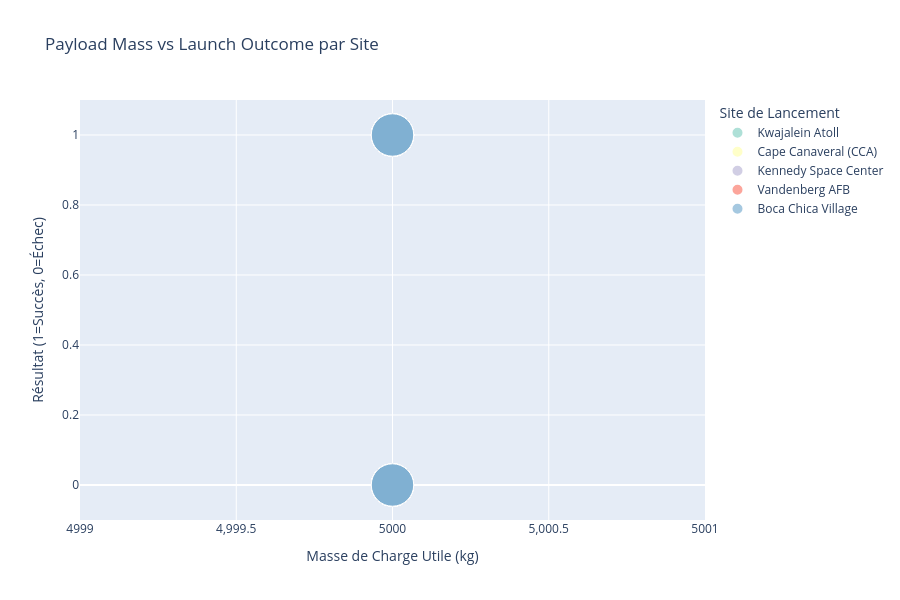
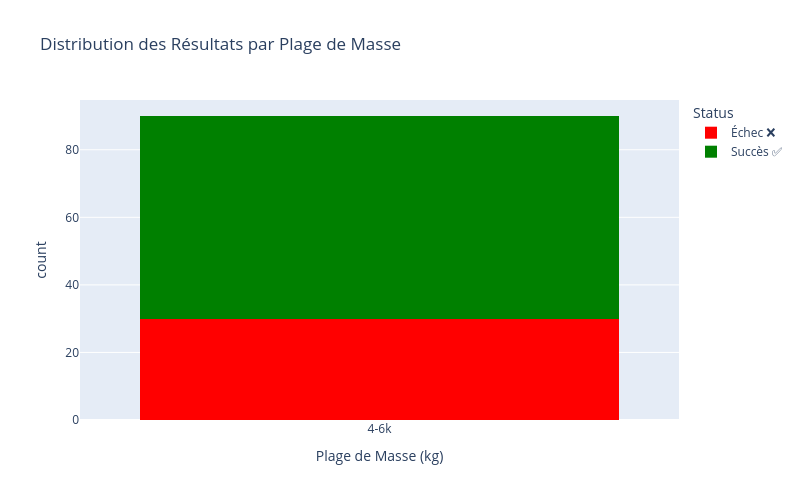

Here is the notebook cell these charts were saved with, in order:
### Code cell
# ============================================
# SCATTER PLOT INTERACTIF AVEC PLOTLY
# ============================================

import plotly.express as px
import plotly.graph_objects as go

print("\n" + "="*60)
print("📊 SCATTER PLOT INTERACTIF - Plotly")
print("="*60)

# --- 1. Préparer les données ---
scatter_data = data_falcon9.dropna(subset=['PayloadMass', 'landing_success', 'LaunchSite']).copy()
scatter_data['Status'] = scatter_data['landing_success'].map({1: 'Succès ✅', 0: 'Échec ❌'})

# --- 2. Créer le Scatter Plot interactif ---
fig = px.scatter(
    scatter_data,
    x='PayloadMass',
    y='landing_success',
    color='LaunchSite',
    size='PayloadMass',
    hover_data=['FlightNumber', 'Date', 'Orbit', 'BoosterVersion'],
    title='Payload Mass vs Launch Outcome par Site',
    labels={
        'PayloadMass': 'Masse de Charge Utile (kg)',
        'landing_success': 'Résultat (1=Succès, 0=Échec)',
        'LaunchSite': 'Site de Lancement'
    },
    color_discrete_sequence=px.colors.qualitative.Set3,
    size_max=30,
    opacity=0.7
)

fig.update_layout(
    height=600,
    width=900,
    yaxis=dict(range=[-0.1, 1.1]),
    xaxis=dict(title='Masse de Charge Utile (kg)'),
    showlegend=True
)

fig.show()

# --- 3. Graphique par plage de masse ---
# Ajouter une colonne de plage de masse
mass_bins = [0, 2000, 4000, 6000, 8000, 10000, 15000]
mass_labels = ['0-2k', '2-4k', '4-6k', '6-8k', '8-10k', '10-15k']
scatter_data['Mass_Range'] = pd.cut(scatter_data['PayloadMass'], bins=mass_bins, labels=mass_labels, right=False)

fig2 = px.histogram(
    scatter_data,
    x='Mass_Range',
    color='Status',
    title='Distribution des Résultats par Plage de Masse',
    labels={'Mass_Range': 'Plage de Masse (kg)', 'count': 'Nombre de Lancements'},
    color_discrete_map={'Succès ✅': 'green', 'Échec ❌': 'red'},
    barmode='stack'
)

fig2.update_layout(height=500, width=800, showlegend=True)
fig2.show()

### Figure 1 — Plotly figure (JSON) as saved in the notebook; plotly's stock layout.template omitted (floating-point values rounded to 4 significant figures)
{"data": [{"customdata": [[1, "2010-06-04T00:00:00", null, "Falcon 9"], [2, "2012-05-22T00:00:00", null, "Falcon 9"], [3, "2013-03-01T00:00:00", null, "Falcon 9"], [4, "2013-09-29T00:00:00", null, "Falcon 9"]], "hovertemplate": "Site de Lancement=Kwajalein Atoll<br>Masse de Charge Utile (kg)=%{marker.size}<br>Résultat (1=Succès, 0=Échec)=%{y}<br>FlightNumber=%{customdata[0]}<br>Date=%{customdata[1]}<br>Orbit=%{customdata[2]}<br>BoosterVersion=%{customdata[3]}<extra></extra>", "legendgroup": "Kwajalein Atoll", "marker": {"color": "rgb(141,211,199)", "opacity": 0.7, "size": [5000.0, 5000.0, 5000.0, 5000.0], "sizemode": "area", "sizeref": 5.556, "symbol": "circle"}, "mode": "markers", "name": "Kwajalein Atoll", "orientation": "v", "showlegend": true, "type": "scatter", "x": [5000.0, 5000.0, 5000.0, 5000.0], "xaxis": "x", "y": [0.0, 0.0, 0.0, 0.0], "yaxis": "y"}, {"customdata": [[5, "2013-12-03T00:00:00", null, "Falcon 9"], [6, "2014-01-06T00:00:00", null, "Falcon 9"], [7, "2014-04-18T00:00:00", null, "Falcon 9"], [8, "2014-07-14T00:00:00", null, "Falcon 9"], [9, "2014-08-05T00:00:00", null, "Falcon 9"], [10, "2014-09-07T00:00:00", null, "Falcon 9"], [11, "2014-09-21T00:00:00", null, "Falcon 9"], [12, "2015-01-10T00:00:00", null, "Falcon 9"], [13, "2015-02-11T00:00:00", null, "Falcon 9"], [14, "2015-04-14T00:00:00", null, "Falcon 9"], [15, "2015-04-27T00:00:00", null, "Falcon 9"], [16, "2015-06-28T00:00:00", null, "Falcon 9"], [17, "2015-12-22T00:00:00", null, "Falcon 9"], [18, "2016-01-17T00:00:00", null, "Falcon 9"], [19, "2016-03-04T00:00:00", null, "Falcon 9"], [20, "2016-04-08T00:00:00", null, "Falcon 9"], [21, "2016-05-06T00:00:00", null, "Falcon 9"], [22, "2016-05-27T00:00:00", null, "Falcon 9"], [23, "2016-07-18T00:00:00", null, "Falcon 9"], [24, "2016-08-14T00:00:00", null, "Falcon 9"], [25, "2016-09-01T00:00:00", null, "Falcon 9"], [26, "2017-01-14T00:00:00", null, "Falcon 9"], [27, "2017-02-19T00:00:00", null, "Falcon 9"], [28, "2017-03-16T00:00:00", null, "Falcon 9"], [29, "2017-03-30T00:00:00", null, "Falcon 9"], [30, "2017-05-01T00:00:00", null, "Falcon 9"]], "hovertemplate": "Site de Lancement=Cape Canaveral (CCA)<br>Masse de Charge Utile (kg)=%{marker.size}<br>Résultat (1=Succès, 0=Échec)=%{y}<br>FlightNumber=%{customdata[0]}<br>Date=%{customdata[1]}<br>Orbit=%{customdata[2]}<br>BoosterVersion=%{customdata[3]}<extra></extra>", "legendgroup": "Cape Canaveral (CCA)", "marker": {"color": "rgb(255,255,179)", "opacity": 0.7, "size": [5000.0, 5000.0, 5000.0, 5000.0, 5000.0, 5000.0, 5000.0, 5000.0, 5000.0, 5000.0, 5000.0, 5000.0, 5000.0, 5000.0, 5000.0, 5000.0, 5000.0, 5000.0, 5000.0, 5000.0, 5000.0, 5000.0, 5000.0, 5000.0, 5000.0, 5000.0], "sizemode": "area", "sizeref": 5.556, "symbol": "circle"}, "mode": "markers", "name": "Cape Canaveral (CCA)", "orientation": "v", "showlegend": true, "type": "scatter", "x": [5000.0, 5000.0, 5000.0, 5000.0, 5000.0, 5000.0, 5000.0, 5000.0, 5000.0, 5000.0, 5000.0, 5000.0, 5000.0, 5000.0, 5000.0, 5000.0, 5000.0, 5000.0, 5000.0, 5000.0, 5000.0, 5000.0, 5000.0, 5000.0, 5000.0, 5000.0], "xaxis": "x", "y": [0.0, 0.0, 1.0, 1.0, 0.0, 0.0, 0.0, 0.0, 1.0, 0.0, 0.0, 0.0, 1.0, 0.0, 0.0, 1.0, 1.0, 1.0, 1.0, 1.0, 0.0, 1.0, 1.0, 0.0, 1.0, 1.0], "yaxis": "y"}, {"customdata": [[31, "2017-05-15T00:00:00", null, "Falcon 9"], [32, "2017-06-03T00:00:00", null, "Falcon 9"], [33, "2017-06-23T00:00:00", null, "Falcon 9"], [34, "2017-06-25T00:00:00", null, "Falcon 9"], [35, "2017-07-05T00:00:00", null, "Falcon 9"], [36, "2017-08-14T00:00:00", null, "Falcon 9"], [37, "2017-08-24T00:00:00", null, "Falcon 9"], [38, "2017-09-07T00:00:00", null, "Falcon 9"], [39, "2017-10-09T00:00:00", null, "Falcon 9"], [40, "2017-10-11T00:00:00", null, "Falcon 9"], [41, "2017-10-30T00:00:00", null, "Falcon 9"], [42, "2017-12-15T00:00:00", null, "Falcon 9"], [43, "2017-12-23T00:00:00", null, "Falcon 9"], [44, "2018-01-08T00:00:00", null, "Falcon 9"], [45, "2018-01-31T00:00:00", null, "Falcon 9"]], "hovertemplate": "Site de Lancement=Kennedy Space Center<br>Masse de Charge Utile (kg)=%{marker.size}<br>Résultat (1=Succès, 0=Échec)=%{y}<br>FlightNumber=%{customdata[0]}<br>Date=%{customdata[1]}<br>Orbit=%{customdata[2]}<br>BoosterVersion=%{customdata[3]}<extra></extra>", "legendgroup": "Kennedy Space Center", "marker": {"color": "rgb(190,186,218)", "opacity": 0.7, "size": [5000.0, 5000.0, 5000.0, 5000.0, 5000.0, 5000.0, 5000.0, 5000.0, 5000.0, 5000.0, 5000.0, 5000.0, 5000.0, 5000.0, 5000.0], "sizemode": "area", "sizeref": 5.556, "symbol": "circle"}, "mode": "markers", "name": "Kennedy Space Center", "orientation": "v", "showlegend": true, "type": "scatter", "x": [5000.0, 5000.0, 5000.0, 5000.0, 5000.0, 5000.0, 5000.0, 5000.0, 5000.0, 5000.0, 5000.0, 5000.0, 5000.0, 5000.0, 5000.0], "xaxis": "x", "y": [0.0, 1.0, 1.0, 1.0, 0.0, 1.0, 1.0, 1.0, 1.0, 1.0, 1.0, 1.0, 1.0, 1.0, 1.0], "yaxis": "y"}, {"customdata": [[46, "2018-03-06T00:00:00", null, "Falcon 9"], [47, "2018-03-30T00:00:00", null, "Falcon 9"], [48, "2018-04-02T00:00:00", null, "Falcon 9"], [49, "2018-04-18T00:00:00", null, "Falcon 9"], [50, "2018-05-11T00:00:00", null, "Falcon 9"], [51, "2018-06-04T00:00:00", null, "Falcon 9"], [52, "2018-06-29T00:00:00", null, "Falcon 9"], [53, "2018-07-22T00:00:00", null, "Falcon 9"], [54, "2018-07-25T00:00:00", null, "Falcon 9"], [55, "2018-08-07T00:00:00", null, "Falcon 9"], [56, "2018-09-10T00:00:00", null, "Falcon 9"], [57, "2018-10-08T00:00:00", null, "Falcon 9"], [58, "2018-11-15T00:00:00", null, "Falcon 9"], [59, "2018-12-03T00:00:00", null, "Falcon 9"], [60, "2018-12-05T00:00:00", null, "Falcon 9"]], "hovertemplate": "Site de Lancement=Vandenberg AFB<br>Masse de Charge Utile (kg)=%{marker.size}<br>Résultat (1=Succès, 0=Échec)=%{y}<br>FlightNumber=%{customdata[0]}<br>Date=%{customdata[1]}<br>Orbit=%{customdata[2]}<br>BoosterVersion=%{customdata[3]}<extra></extra>", "legendgroup": "Vandenberg AFB", "marker": {"color": "rgb(251,128,114)", "opacity": 0.7, "size": [5000.0, 5000.0, 5000.0, 5000.0, 5000.0, 5000.0, 5000.0, 5000.0, 5000.0, 5000.0, 5000.0, 5000.0, 5000.0, 5000.0, 5000.0], "sizemode": "area", "sizeref": 5.556, "symbol": "circle"}, "mode": "markers", "name": "Vandenberg AFB", "orientation": "v", "showlegend": true, "type": "scatter", "x": [5000.0, 5000.0, 5000.0, 5000.0, 5000.0, 5000.0, 5000.0, 5000.0, 5000.0, 5000.0, 5000.0, 5000.0, 5000.0, 5000.0, 5000.0], "xaxis": "x", "y": [0.0, 0.0, 0.0, 1.0, 1.0, 0.0, 0.0, 1.0, 1.0, 1.0, 1.0, 1.0, 1.0, 1.0, 0.0], "yaxis": "y"}, {"customdata": [[61, "2018-12-23T00:00:00", null, "Falcon 9"], [62, "2019-01-11T00:00:00", null, "Falcon 9"], [63, "2019-03-02T00:00:00", null, "Falcon 9"], [64, "2019-05-04T00:00:00", null, "Falcon 9"], [65, "2019-05-24T00:00:00", null, "Falcon 9"], [66, "2019-06-12T00:00:00", null, "Falcon 9"], [67, "2019-07-25T00:00:00", null, "Falcon 9"], [68, "2019-08-06T00:00:00", null, "Falcon 9"], [69, "2019-11-11T00:00:00", null, "Falcon 9"], [70, "2019-12-05T00:00:00", null, "Falcon 9"], [71, "2019-12-17T00:00:00", null, "Falcon 9"], [72, "2020-01-07T00:00:00", null, "Falcon 9"], [73, "2020-01-19T00:00:00", null, "Falcon 9"], [74, "2020-01-29T00:00:00", null, "Falcon 9"], [75, "2020-02-17T00:00:00", null, "Falcon 9"], [76, "2020-03-07T00:00:00", null, "Falcon 9"], [77, "2020-03-18T00:00:00", null, "Falcon 9"], [78, "2020-04-22T00:00:00", null, "Falcon 9"], [79, "2020-05-30T00:00:00", null, "Falcon 9"], [80, "2020-06-04T00:00:00", null, "Falcon 9"], [81, "2020-06-13T00:00:00", null, "Falcon 9"], [82, "2020-06-30T00:00:00", null, "Falcon 9"], [83, "2020-07-20T00:00:00", null, "Falcon 9"], [84, "2020-08-18T00:00:00", null, "Falcon 9"], [85, "2020-08-30T00:00:00", null, "Falcon 9"], [86, "2020-09-03T00:00:00", null, "Falcon 9"], [87, "2020-10-06T00:00:00", null, "Falcon 9"], [88, "2020-10-18T00:00:00", null, "Falcon 9"], [89, "2020-10-24T00:00:00", null, "Falcon 9"], [90, "2020-11-05T00:00:00", null, "Falcon 9"]], "hovertemplate": "Site de Lancement=Boca Chica Village<br>Masse de Charge Utile (kg)=%{marker.size}<br>Résultat (1=Succès, 0=Échec)=%{y}<br>FlightNumber=%{customdata[0]}<br>Date=%{customdata[1]}<br>Orbit=%{customdata[2]}<br>BoosterVersion=%{customdata[3]}<extra></extra>", "legendgroup": "Boca Chica Village", "marker": {"color": "rgb(128,177,211)", "opacity": 0.7, "size": [5000.0, 5000.0, 5000.0, 5000.0, 5000.0, 5000.0, 5000.0, 5000.0, 5000.0, 5000.0, 5000.0, 5000.0, 5000.0, 5000.0, 5000.0, 5000.0, 5000.0, 5000.0, 5000.0, 5000.0, 5000.0, 5000.0, 5000.0, 5000.0, 5000.0, 5000.0, 5000.0, 5000.0, 5000.0, 5000.0], "sizemode": "area", "sizeref": 5.556, "symbol": "circle"}, "mode": "markers", "name": "Boca Chica Village", "orientation": "v", "showlegend": true, "type": "scatter", "x": [5000.0, 5000.0, 5000.0, 5000.0, 5000.0, 5000.0, 5000.0, 5000.0, 5000.0, 5000.0, 5000.0, 5000.0, 5000.0, 5000.0, 5000.0, 5000.0, 5000.0, 5000.0, 5000.0, 5000.0, 5000.0, 5000.0, 5000.0, 5000.0, 5000.0, 5000.0, 5000.0, 5000.0, 5000.0, 5000.0], "xaxis": "x", "y": [0.0, 1.0, 1.0, 1.0, 1.0, 1.0, 1.0, 0.0, 1.0, 1.0, 1.0, 1.0, 0.0, 1.0, 0.0, 1.0, 0.0, 1.0, 1.0, 1.0, 1.0, 1.0, 1.0, 1.0, 1.0, 1.0, 1.0, 1.0, 1.0, 1.0], "yaxis": "y"}], "layout": {"height": 600, "legend": {"itemsizing": "constant", "title": {"text": "Site de Lancement"}, "tracegroupgap": 0}, "showlegend": true, "title": {"text": "Payload Mass vs Launch Outcome par Site"}, "width": 900, "xaxis": {"anchor": "y", "domain": [0, 1], "title": {"text": "Masse de Charge Utile (kg)"}}, "yaxis": {"anchor": "x", "domain": [0, 1], "range": [-0.1, 1.1], "title": {"text": "Résultat (1=Succès, 0=Échec)"}}}}

### Figure 2 — Plotly figure (JSON) as saved in the notebook; plotly's stock layout.template omitted (floating-point values rounded to 4 significant figures)
{"data": [{"bingroup": "x", "hovertemplate": "Status=Échec ❌<br>Plage de Masse (kg)=%{x}<br>count=%{y}<extra></extra>", "legendgroup": "Échec ❌", "marker": {"color": "red", "pattern": {"shape": ""}}, "name": "Échec ❌", "orientation": "v", "showlegend": true, "type": "histogram", "x": ["4-6k", "4-6k", "4-6k", "4-6k", "4-6k", "4-6k", "4-6k", "4-6k", "4-6k", "4-6k", "4-6k", "4-6k", "4-6k", "4-6k", "4-6k", "4-6k", "4-6k", "4-6k", "4-6k", "4-6k", "4-6k", "4-6k", "4-6k", "4-6k", "4-6k", "4-6k", "4-6k", "4-6k", "4-6k", "4-6k"], "xaxis": "x", "yaxis": "y"}, {"bingroup": "x", "hovertemplate": "Status=Succès ✅<br>Plage de Masse (kg)=%{x}<br>count=%{y}<extra></extra>", "legendgroup": "Succès ✅", "marker": {"color": "green", "pattern": {"shape": ""}}, "name": "Succès ✅", "orientation": "v", "showlegend": true, "type": "histogram", "x": ["4-6k", "4-6k", "4-6k", "4-6k", "4-6k", "4-6k", "4-6k", "4-6k", "4-6k", "4-6k", "4-6k", "4-6k", "4-6k", "4-6k", "4-6k", "4-6k", "4-6k", "4-6k", "4-6k", "4-6k", "4-6k", "4-6k", "4-6k", "4-6k", "4-6k", "4-6k", "4-6k", "4-6k", "4-6k", "4-6k", "4-6k", "4-6k", "4-6k", "4-6k", "4-6k", "4-6k", "4-6k", "4-6k", "4-6k", "4-6k", "4-6k", "4-6k", "4-6k", "4-6k", "4-6k", "4-6k", "4-6k", "4-6k", "4-6k", "4-6k", "4-6k", "4-6k", "4-6k", "4-6k", "4-6k", "4-6k", "4-6k", "4-6k", "4-6k", "4-6k"], "xaxis": "x", "yaxis": "y"}], "layout": {"barmode": "stack", "height": 500, "legend": {"title": {"text": "Status"}, "tracegroupgap": 0}, "showlegend": true, "title": {"text": "Distribution des Résultats par Plage de Masse"}, "width": 800, "xaxis": {"anchor": "y", "domain": [0, 1], "title": {"text": "Plage de Masse (kg)"}}, "yaxis": {"anchor": "x", "domain": [0, 1], "title": {"text": "count"}}}}
